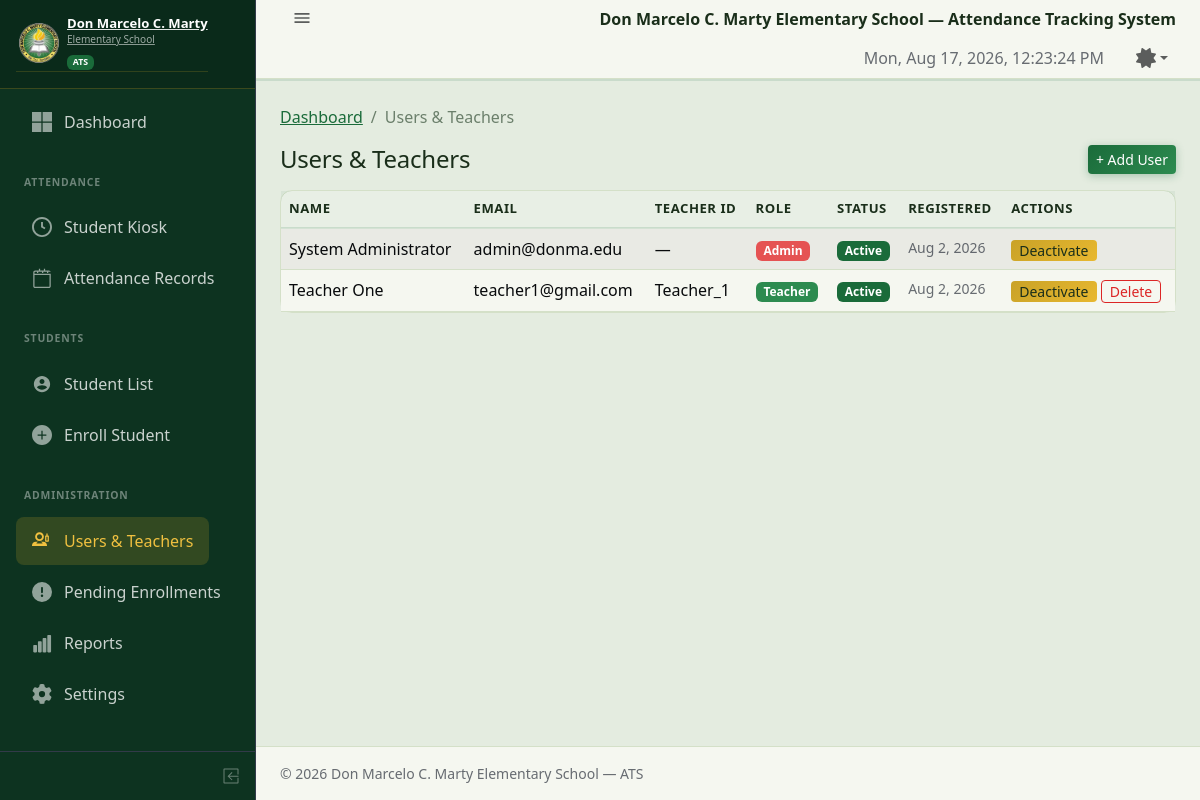
The page /admin/users.php (signed in) on the database its author committed.
### tables this page shows
CREATE TABLE `users` (
  `id` int(10) UNSIGNED NOT NULL,
  `name` varchar(120) NOT NULL,
  `email` varchar(120) NOT NULL,
  `teacher_id` varchar(20) DEFAULT NULL,
  `role` enum('admin','teacher') NOT NULL DEFAULT 'teacher',
  `password_hash` varchar(255) NOT NULL,
  `section` varchar(60) DEFAULT NULL,
  `is_active` tinyint(1) NOT NULL DEFAULT 0,
  `created_at` datetime DEFAULT NULL
);

### admin/users.php (the view, shortened to what this page needs)
<?php
$pdo = getDB();
$users = $pdo->query('SELECT * FROM users ORDER BY role, name')->fetchAll();
?>
<!DOCTYPE html>
<html lang="en">
<head><?php include __DIR__ . '/../includes/head.php'; ?></head>
<body>
  <?php include __DIR__ . '/../includes/sidebar.php'; ?>
  <div class="wrapper d-flex flex-column min-vh-100">
    <?php include __DIR__ . '/../includes/topbar.php'; ?>
    <div class="body flex-grow-1">
      <div class="container-lg px-4">
        <nav aria-label="breadcrumb" class="mb-3">
          <ol class="breadcrumb">
            <li class="breadcrumb-item"><a href="<?= $u ?>/index.php">Dashboard</a></li>
            <li class="breadcrumb-item active">Users & Teachers</li>
          </ol>
        </nav>
        <div class="d-flex justify-content-between align-items-center mb-3">
          <h4 class="mb-0">Users & Teachers</h4>
          <a href="add-user.php" class="btn btn-primary btn-sm">+ Add User</a>
        </div>
        <div class="card">
          <div class="card-body p-0">
            <div class="table-responsive">
              <table class="table table-hover table-striped mb-0">
                <thead class="table-light">
                  <tr>
                    <th>Name</th>
                    <th class="d-none d-sm-table-cell">Email</th>
                    <th class="d-none d-md-table-cell">Teacher ID</th>
                    <th>Role</th>
                    <th>Status</th>
                    <th class="d-none d-md-table-cell">Registered</th>
                    <th>Actions</th>
                  </tr>
                </thead>
                <tbody>
                  <?php foreach ($users as $usr): ?>
                  <tr>
                    <td><?= htmlspecialchars($usr['name']) ?></td>
                    <td class="d-none d-sm-table-cell"><?= htmlspecialchars($usr['email']) ?></td>
                    <td class="d-none d-md-table-cell"><?= htmlspecialchars($usr['teacher_id'] ?? '—') ?></td>
                    <td>
                      <span class="badge bg-<?= $usr['role'] === 'admin' ? 'danger' : 'info' ?> text-capitalize">
                        <?= htmlspecialchars($usr['role']) ?>
                      </span>
                    </td>
                    <td>
                      <span class="badge bg-<?= $usr['is_active'] ? 'success' : 'warning' ?>">
                        <?= $usr['is_active'] ? 'Active' : 'Pending' ?>
                      </span>
                    </td>
                    <td class="small text-body-secondary d-none d-md-table-cell">
                      <?= $usr['created_at'] ? date('M j, Y', strtotime($usr['created_at'])) : '—' ?>
                    </td>
                    <td>
                      <form method="POST" class="d-inline">
                        <?php if (!$usr['is_active']): ?>
                        <button name="action" value="approve" class="btn btn-sm btn-success py-0 px-2">Approve</button>
                        <?php else: ?>
                        <button name="action" value="deactivate" class="btn btn-sm btn-warning py-0 px-2">Deactivate</button>
                        <?php endif; ?>
                        <?php if ($usr['role'] !== 'admin'): ?>
                        <button type="button"
                          class="btn btn-sm btn-outline-danger py-0 px-2"
                          onclick="DonmaModal.confirm({
                            title: 'Delete User',
                            message: 'This will permanently remove <strong><?= htmlspecialchars(addslashes($usr['name'])) ?></strong>. This cannot be undone.',
                            confirmText: 'Yes, Delete',
                            cancelText: 'Cancel',
                            type: 'danger',
                            onConfirm: () => {
                              const f = this.closest('form');
                              const i = document.createElement('input');
                              i.type='hidden'; i.name='action'; i.value='delete';
                              f.appendChild(i); f.submit();
                            }
                          })">Delete</button>
                        <?php endif; ?>
                      </form>
                    </td>
                  </tr>
                  <?php endforeach; ?>
                </tbody>
              </table>
            </div>
          </div>
        </div>
      </div>
    </div>
    <footer class="footer px-4 py-3 border-top">
      <div class="text-body-secondary small">&copy; <?= date('Y') ?> Don Marcelo C. Marty Elementary School — ATS</div>
    </footer>
  </div>
</body>
</html>

### css/theme.css (style rules this page uses)
:root, [data-coreui-theme=light] { --cui-primary: #1a6b3a; --cui-primary-rgb: 26, 107, 58; --cui-primary-text-emphasis:#0f5722; --cui-primary-bg-subtle: #d4edda; --cui-primary-border-subtle:#9dd9b0; --cui-primary-contrast: #fff; --cui-sidebar-bg: #0d3320; --cui-sidebar-color: rgba(255,255,255,.85); --cui-sidebar-nav-link-hover-bg: rgba(201,162,39,.15); --cui-sidebar-nav-link-active-bg: rgba(201,162,39,.2); --cui-sidebar-nav-link-active-color: #f0c040; --cui-sidebar-nav-title-color: rgba(255,255,255,.45); --cui-sidebar-brand-color: #fff; --cui-header-bg: #fff; --cui-header-border-color: #d4e0c8; --cui-body-bg: #f5f7f0; --cui-body-color: #1a2e1a; --cui-secondary-bg: #eef2e6; --cui-tertiary-bg: #e4ece0; --cui-border-color: #d4e0c8; --cui-link-color: #1a6b3a; --cui-link-hover-color: #145530; --cui-focus-ring-color: rgba(26,107,58,.25); }
.btn-primary { --cui-btn-bg: #1a6b3a; --cui-btn-border-color: #1a6b3a; --cui-btn-hover-bg: #145530; --cui-btn-hover-border-color: #145530; --cui-btn-active-bg: #0f4225; --cui-btn-color: #fff; }
.btn-warning { --cui-btn-bg: #c9a227; --cui-btn-border-color: #c9a227; --cui-btn-hover-bg: #a8841f; --cui-btn-color: #1a2e1a; --cui-btn-hover-color: #1a2e1a; }
.card { border-color: var(--cui-border-color) !important; }
.breadcrumb-item a { color: var(--cui-link-color); }
.breadcrumb-item.active { color: var(--cui-muted, #6b7f6b); }
.table-light th { background: var(--cui-tertiary-bg) !important; }
.card { border-radius: 12px !important; transition: box-shadow .2s !important; }
.table thead th { background: rgba(26,107,58,.06) !important; color: var(--cui-body-color) !important; border-bottom: 2px solid rgba(26,107,58,.15) !important; font-weight: 600 !important; font-size: .82rem !important; text-transform: uppercase !important; letter-spacing: .04em !important; }
.badge.bg-success { background: #1a6b3a !important; }
.badge.bg-info { background: #2d8b50 !important; }
.btn-primary { background: linear-gradient(135deg, #1a6b3a, #2d8b50) !important; border: none !important; box-shadow: 0 2px 8px rgba(26,107,58,.3) !important; }
.btn-warning { background: linear-gradient(135deg, #c9a227, #e8b830) !important; border: none !important; color: #1a2e1a !important; }
.btn-outline-danger { border-color: #dc2626 !important; color: #dc2626 !important; }
.breadcrumb-item + .breadcrumb-item::before { color: var(--cui-muted, #6b7f6b) !important; }
.breadcrumb-item a { color: #1a6b3a !important; font-weight: 500; }
h4 { letter-spacing: -.01em; }
.footer { background: var(--cui-body-bg) !important; border-top: 1px solid var(--cui-border-color) !important; }

### rows shown on the page
users: name "System Administrator", email "admin@donma.edu", teacher "—", role "Admin", is_active "Active", created_at "Aug 2, 2026"
users: name "Teacher One", email "teacher1@gmail.com", teacher "Teacher_1", role "Teacher", is_active "Active", created_at "Aug 2, 2026"
